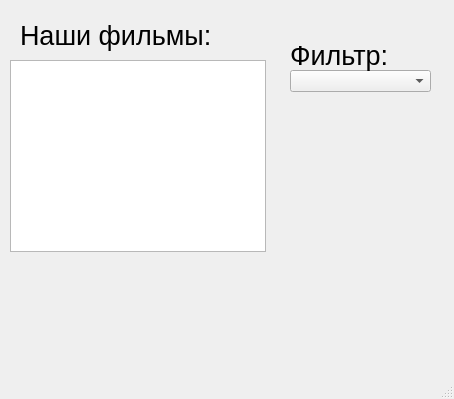
<?xml version="1.0" encoding="UTF-8"?>
<ui version="4.0">
 <class>MainWindow</class>
 <widget class="QMainWindow" name="MainWindow">
  <property name="geometry">
   <rect>
    <x>0</x>
    <y>0</y>
    <width>454</width>
    <height>399</height>
   </rect>
  </property>
  <property name="windowTitle">
   <string>MainWindow</string>
  </property>
  <widget class="QWidget" name="centralwidget">
   <widget class="QLabel" name="label">
    <property name="geometry">
     <rect>
      <x>20</x>
      <y>20</y>
      <width>231</width>
      <height>31</height>
     </rect>
    </property>
    <property name="font">
     <font>
      <pointsize>20</pointsize>
     </font>
    </property>
    <property name="text">
     <string>Наши фильмы:</string>
    </property>
    <property name="textFormat">
     <enum>Qt::AutoText</enum>
    </property>
   </widget>
   <widget class="QListWidget" name="listWidget">
    <property name="geometry">
     <rect>
      <x>10</x>
      <y>60</y>
      <width>256</width>
      <height>192</height>
     </rect>
    </property>
   </widget>
   <widget class="QComboBox" name="comboBox">
    <property name="geometry">
     <rect>
      <x>290</x>
      <y>70</y>
      <width>141</width>
      <height>22</height>
     </rect>
    </property>
   </widget>
   <widget class="QLabel" name="label_2">
    <property name="geometry">
     <rect>
      <x>290</x>
      <y>40</y>
      <width>231</width>
      <height>31</height>
     </rect>
    </property>
    <property name="font">
     <font>
      <pointsize>20</pointsize>
     </font>
    </property>
    <property name="text">
     <string>Фильтр:</string>
    </property>
    <property name="textFormat">
     <enum>Qt::AutoText</enum>
    </property>
   </widget>
  </widget>
  <widget class="QMenuBar" name="menubar">
   <property name="geometry">
    <rect>
     <x>0</x>
     <y>0</y>
     <width>454</width>
     <height>18</height>
    </rect>
   </property>
  </widget>
  <widget class="QStatusBar" name="statusbar"/>
 </widget>
 <resources/>
 <connections/>
</ui>
